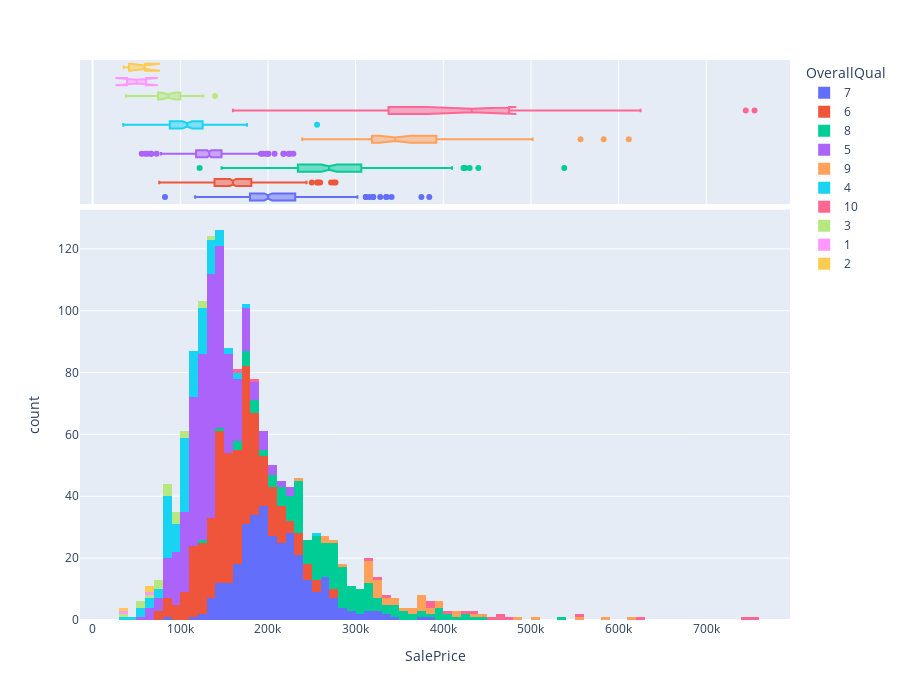

Notebook source saved alongside this figure:
### Code cell
px.histogram(data, x='SalePrice',color="OverallQual", marginal="box", labels={'SalePrice':'SalePrice'}, height=700)

### Figure 1 — Plotly figure (JSON) as saved in the notebook; plotly's stock layout.template omitted (floating-point values rounded to 4 significant figures; data arrays with more than 128 entries replaced by an {"elided": "..."} marker saying what was removed)
{"data": [{"alignmentgroup": "True", "bingroup": "x", "hovertemplate": "OverallQual=7<br>SalePrice=%{x}<br>count=%{y}<extra></extra>", "legendgroup": "7", "marker": {"color": "#636efa", "pattern": {"shape": ""}}, "name": "7", "offsetgroup": "7", "orientation": "v", "showlegend": true, "type": "histogram", "x": {"elided": "319 int values"}, "xaxis": "x", "yaxis": "y"}, {"alignmentgroup": "True", "hovertemplate": "OverallQual=7<br>SalePrice=%{x}<extra></extra>", "legendgroup": "7", "marker": {"color": "#636efa"}, "name": "7", "notched": true, "offsetgroup": "7", "showlegend": false, "type": "box", "x": {"elided": "319 int values"}, "xaxis": "x2", "yaxis": "y2"}, {"alignmentgroup": "True", "bingroup": "x", "hovertemplate": "OverallQual=6<br>SalePrice=%{x}<br>count=%{y}<extra></extra>", "legendgroup": "6", "marker": {"color": "#EF553B", "pattern": {"shape": ""}}, "name": "6", "offsetgroup": "6", "orientation": "v", "showlegend": true, "type": "histogram", "x": {"elided": "374 int values"}, "xaxis": "x", "yaxis": "y"}, {"alignmentgroup": "True", "hovertemplate": "OverallQual=6<br>SalePrice=%{x}<extra></extra>", "legendgroup": "6", "marker": {"color": "#EF553B"}, "name": "6", "notched": true, "offsetgroup": "6", "showlegend": false, "type": "box", "x": {"elided": "374 int values"}, "xaxis": "x2", "yaxis": "y2"}, {"alignmentgroup": "True", "bingroup": "x", "hovertemplate": "OverallQual=8<br>SalePrice=%{x}<br>count=%{y}<extra></extra>", "legendgroup": "8", "marker": {"color": "#00cc96", "pattern": {"shape": ""}}, "name": "8", "offsetgroup": "8", "orientation": "v", "showlegend": true, "type": "histogram", "x": {"elided": "168 int values"}, "xaxis": "x", "yaxis": "y"}, {"alignmentgroup": "True", "hovertemplate": "OverallQual=8<br>SalePrice=%{x}<extra></extra>", "legendgroup": "8", "marker": {"color": "#00cc96"}, "name": "8", "notched": true, "offsetgroup": "8", "showlegend": false, "type": "box", "x": {"elided": "168 int values"}, "xaxis": "x2", "yaxis": "y2"}, {"alignmentgroup": "True", "bingroup": "x", "hovertemplate": "OverallQual=5<br>SalePrice=%{x}<br>count=%{y}<extra></extra>", "legendgroup": "5", "marker": {"color": "#ab63fa", "pattern": {"shape": ""}}, "name": "5", "offsetgroup": "5", "orientation": "v", "showlegend": true, "type": "histogram", "x": {"elided": "397 int values"}, "xaxis": "x", "yaxis": "y"}, {"alignmentgroup": "True", "hovertemplate": "OverallQual=5<br>SalePrice=%{x}<extra></extra>", "legendgroup": "5", "marker": {"color": "#ab63fa"}, "name": "5", "notched": true, "offsetgroup": "5", "showlegend": false, "type": "box", "x": {"elided": "397 int values"}, "xaxis": "x2", "yaxis": "y2"}, {"alignmentgroup": "True", "bingroup": "x", "hovertemplate": "OverallQual=9<br>SalePrice=%{x}<br>count=%{y}<extra></extra>", "legendgroup": "9", "marker": {"color": "#FFA15A", "pattern": {"shape": ""}}, "name": "9", "offsetgroup": "9", "orientation": "v", "showlegend": true, "type": "histogram", "x": [345000, 277500, 319900, 385000, 412500, 501837, 415298, 360000, 342643, 377426, 266000, 437154, 318061, 394432, 380000, 326000, 374000, 446261, 315000, 325000, 313000, 314813, 370878, 285000, 320000, 264132, 485000, 582933, 350000, 328900, 611657, 320000, 239000, 395192, 315500, 556581, 335000, 367294, 378500, 325000, 333168, 315000, 377500], "xaxis": "x", "yaxis": "y"}, {"alignmentgroup": "True", "hovertemplate": "OverallQual=9<br>SalePrice=%{x}<extra></extra>", "legendgroup": "9", "marker": {"color": "#FFA15A"}, "name": "9", "notched": true, "offsetgroup": "9", "showlegend": false, "type": "box", "x": [345000, 277500, 319900, 385000, 412500, 501837, 415298, 360000, 342643, 377426, 266000, 437154, 318061, 394432, 380000, 326000, 374000, 446261, 315000, 325000, 313000, 314813, 370878, 285000, 320000, 264132, 485000, 582933, 350000, 328900, 611657, 320000, 239000, 395192, 315500, 556581, 335000, 367294, 378500, 325000, 333168, 315000, 377500], "xaxis": "x2", "yaxis": "y2"}, {"alignmentgroup": "True", "bingroup": "x", "hovertemplate": "OverallQual=4<br>SalePrice=%{x}<br>count=%{y}<extra></extra>", "legendgroup": "4", "marker": {"color": "#19d3f3", "pattern": {"shape": ""}}, "name": "4", "offsetgroup": "4", "orientation": "v", "showlegend": true, "type": "histogram", "x": [90000, 68500, 40000, 82000, 113000, 80000, 129500, 91000, 135750, 136500, 123600, 109900, 94750, 128950, 100000, 100000, 115000, 103200, 140000, 141000, 107000, 97000, 141000, 88000, 82500, 82000, 134432, 100000, 150000, 109008, 81000, 118000, 256000, 89471, 86000, 34900, 106250, 86000, 111250, 108000, 108000, 133000, 118500, 75500, 84500, 108000, 137500, 137500, 87000, 55000, 102776, 129000, 124500, 135000, 120500, 103000, 98000, 96500, 102000, 107900, 109900, 93000, 128000, 129000, 132250, 118500, 106500, 110000, 75000, 135000, 79900, 150000, 135000, 85500, 110000, 121600, 88000, 176000, 84000, 97000, 80000, 84900, 83500, 128000, 112000, 115000, 135000, 80000, 108959, 168000, 148000, 116050, 107000, 113000, 145000, 80500, 101800, 161500, 68400, 119000, 111000, 82500, 55000, 100000, 52500, 123000, 108500, 104900, 105000, 125500, 125500, 90000, 122500, 64500, 120500, 112000], "xaxis": "x", "yaxis": "y"}, {"alignmentgroup": "True", "hovertemplate": "OverallQual=4<br>SalePrice=%{x}<extra></extra>", "legendgroup": "4", "marker": {"color": "#19d3f3"}, "name": "4", "notched": true, "offsetgroup": "4", "showlegend": false, "type": "box", "x": [90000, 68500, 40000, 82000, 113000, 80000, 129500, 91000, 135750, 136500, 123600, 109900, 94750, 128950, 100000, 100000, 115000, 103200, 140000, 141000, 107000, 97000, 141000, 88000, 82500, 82000, 134432, 100000, 150000, 109008, 81000, 118000, 256000, 89471, 86000, 34900, 106250, 86000, 111250, 108000, 108000, 133000, 118500, 75500, 84500, 108000, 137500, 137500, 87000, 55000, 102776, 129000, 124500, 135000, 120500, 103000, 98000, 96500, 102000, 107900, 109900, 93000, 128000, 129000, 132250, 118500, 106500, 110000, 75000, 135000, 79900, 150000, 135000, 85500, 110000, 121600, 88000, 176000, 84000, 97000, 80000, 84900, 83500, 128000, 112000, 115000, 135000, 80000, 108959, 168000, 148000, 116050, 107000, 113000, 145000, 80500, 101800, 161500, 68400, 119000, 111000, 82500, 55000, 100000, 52500, 123000, 108500, 104900, 105000, 125500, 125500, 90000, 122500, 64500, 120500, 112000], "xaxis": "x2", "yaxis": "y2"}, {"alignmentgroup": "True", "bingroup": "x", "hovertemplate": "OverallQual=10<br>SalePrice=%{x}<br>count=%{y}<extra></extra>", "legendgroup": "10", "marker": {"color": "#FF6692", "pattern": {"shape": ""}}, "name": "10", "offsetgroup": "10", "orientation": "v", "showlegend": true, "type": "histogram", "x": [438780, 475000, 386250, 426000, 555000, 402861, 184750, 325000, 451950, 755000, 385000, 337500, 625000, 745000, 465000, 160000, 466500, 310000], "xaxis": "x", "yaxis": "y"}, {"alignmentgroup": "True", "hovertemplate": "OverallQual=10<br>SalePrice=%{x}<extra></extra>", "legendgroup": "10", "marker": {"color": "#FF6692"}, "name": "10", "notched": true, "offsetgroup": "10", "showlegend": false, "type": "box", "x": [438780, 475000, 386250, 426000, 555000, 402861, 184750, 325000, 451950, 755000, 385000, 337500, 625000, 745000, 465000, 160000, 466500, 310000], "xaxis": "x2", "yaxis": "y2"}, {"alignmentgroup": "True", "bingroup": "x", "hovertemplate": "OverallQual=3<br>SalePrice=%{x}<br>count=%{y}<extra></extra>", "legendgroup": "3", "marker": {"color": "#B6E880", "pattern": {"shape": ""}}, "name": "3", "offsetgroup": "3", "orientation": "v", "showlegend": true, "type": "histogram", "x": [107400, 85000, 76500, 126175, 87500, 120000, 67000, 52000, 93500, 37900, 91000, 82000, 139600, 81000, 92900, 95000, 72500, 79000, 58500, 105000], "xaxis": "x", "yaxis": "y"}, {"alignmentgroup": "True", "hovertemplate": "OverallQual=3<br>SalePrice=%{x}<extra></extra>", "legendgroup": "3", "marker": {"color": "#B6E880"}, "name": "3", "notched": true, "offsetgroup": "3", "showlegend": false, "type": "box", "x": [107400, 85000, 76500, 126175, 87500, 120000, 67000, 52000, 93500, 37900, 91000, 82000, 139600, 81000, 92900, 95000, 72500, 79000, 58500, 105000], "xaxis": "x2", "yaxis": "y2"}, {"alignmentgroup": "True", "bingroup": "x", "hovertemplate": "OverallQual=1<br>SalePrice=%{x}<br>count=%{y}<extra></extra>", "legendgroup": "1", "marker": {"color": "#FF97FF", "pattern": {"shape": ""}}, "name": "1", "offsetgroup": "1", "orientation": "v", "showlegend": true, "type": "histogram", "x": [61000, 39300], "xaxis": "x", "yaxis": "y"}, {"alignmentgroup": "True", "hovertemplate": "OverallQual=1<br>SalePrice=%{x}<extra></extra>", "legendgroup": "1", "marker": {"color": "#FF97FF"}, "name": "1", "notched": true, "offsetgroup": "1", "showlegend": false, "type": "box", "x": [61000, 39300], "xaxis": "x2", "yaxis": "y2"}, {"alignmentgroup": "True", "bingroup": "x", "hovertemplate": "OverallQual=2<br>SalePrice=%{x}<br>count=%{y}<extra></extra>", "legendgroup": "2", "marker": {"color": "#FECB52", "pattern": {"shape": ""}}, "name": "2", "offsetgroup": "2", "orientation": "v", "showlegend": true, "type": "histogram", "x": [60000, 35311, 60000], "xaxis": "x", "yaxis": "y"}, {"alignmentgroup": "True", "hovertemplate": "OverallQual=2<br>SalePrice=%{x}<extra></extra>", "legendgroup": "2", "marker": {"color": "#FECB52"}, "name": "2", "notched": true, "offsetgroup": "2", "showlegend": false, "type": "box", "x": [60000, 35311, 60000], "xaxis": "x2", "yaxis": "y2"}], "layout": {"barmode": "relative", "height": 700, "legend": {"title": {"text": "OverallQual"}, "tracegroupgap": 0}, "margin": {"t": 60}, "xaxis": {"anchor": "y", "domain": [0, 1], "title": {"text": "SalePrice"}}, "xaxis2": {"anchor": "y2", "domain": [0, 1], "matches": "x", "showgrid": true, "showticklabels": false}, "yaxis": {"anchor": "x", "domain": [0, 0.7326], "title": {"text": "count"}}, "yaxis2": {"anchor": "x2", "domain": [0.7426, 1], "matches": "y2", "showgrid": false, "showline": false, "showticklabels": false, "ticks": ""}}}
